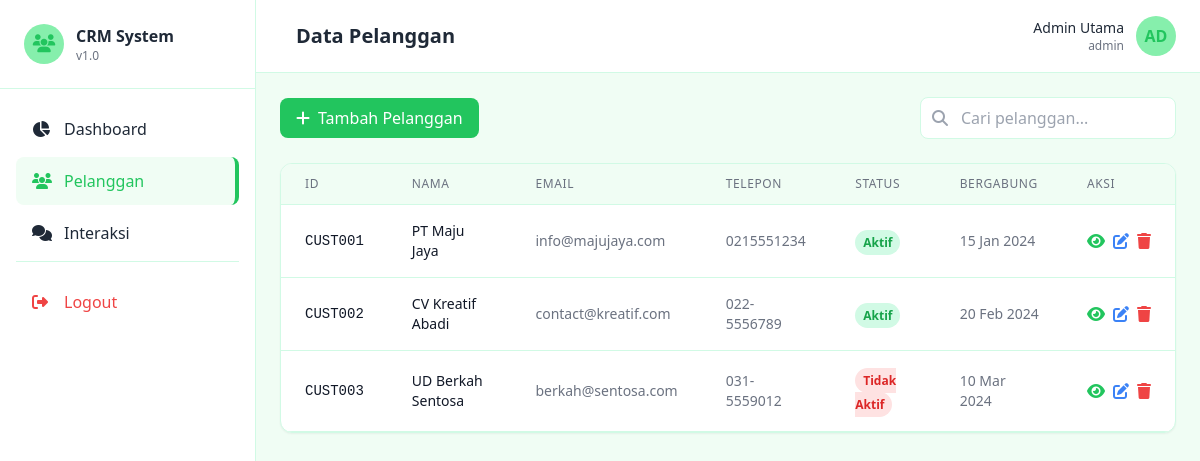
The app's page /customers/index.php (signed in) with its own data.
### tables this page shows
CREATE TABLE `customers` (
  `id` int(11) NOT NULL,
  `customer_code` varchar(20) NOT NULL,
  `nama` varchar(100) NOT NULL,
  `email` varchar(100) DEFAULT NULL,
  `telepon` varchar(20) DEFAULT NULL,
  `alamat` text DEFAULT NULL,
  `kota` varchar(50) DEFAULT NULL,
  `status` enum('aktif','tidak_aktif') DEFAULT 'aktif',
  `join_date` date DEFAULT NULL,
  `created_at` timestamp NOT NULL DEFAULT current_timestamp()
);

### customers/index.php (the view, shortened to what this page needs)
<?php
require_once '../config/database.php';
$page = isset($_GET['page']) ? (int)$_GET['page'] : 1;
$limit = 10;
$offset = ($page - 1) * $limit;
$search = isset($_GET['search']) ? trim($_GET['search']) : '';
$searchCondition = '';
$params = [];
try {
    $sql = "SELECT * FROM customers $searchCondition ORDER BY created_at DESC LIMIT $limit OFFSET $offset";
    $stmt = $pdo->prepare($sql);
    $stmt->execute($params);
    $customers = $stmt->fetchAll();
} catch(PDOException $e) {
    $error = 'Gagal mengambil data pelanggan';
}
?>
<!DOCTYPE html>
<html lang="id">
<head>
    <script src="https://cdn.tailwindcss.com"></script>
    <link rel="stylesheet" href="https://cdnjs.cloudflare.com/ajax/libs/font-awesome/6.5.0/css/all.min.css">
</head>
<body class="bg-[#F0FDF4]">
    <div class="flex h-screen">
        <aside class="sidebar w-64 flex-shrink-0 hidden md:block overflow-y-auto">
            <div class="p-6 border-b border-[#D1FAE5]">
                <div class="flex items-center space-x-3">
                    <div class="w-10 h-10 bg-[#86EFAC] rounded-full flex items-center justify-center">
                        <i class="fas fa-users text-[#22C55E] text-lg"></i>
                    </div>
                    <div>
                        <h2 class="font-bold text-[#1F2937]">CRM System</h2>
                        <p class="text-xs text-gray-500">v1.0</p>
                    </div>
                </div>
            </div>
            <nav class="p-4 space-y-1">
                <a href="../dashboard/index.php" class="sidebar-link flex items-center space-x-3 px-4 py-3 rounded-lg">
                    <i class="fas fa-chart-pie w-5"></i>
                    <span>Dashboard</span>
                </a>
                <a href="index.php" class="sidebar-link active flex items-center space-x-3 px-4 py-3 rounded-lg">
                    <i class="fas fa-users w-5"></i>
                    <span>Pelanggan</span>
                </a>
                <a href="../interactions/index.php" class="sidebar-link flex items-center space-x-3 px-4 py-3 rounded-lg">
                    <i class="fas fa-comments w-5"></i>
                    <span>Interaksi</span>
                </a>
                <div class="pt-4 mt-4 border-t border-[#D1FAE5]">
                    <a href="../auth/logout.php" class="sidebar-link flex items-center space-x-3 px-4 py-3 rounded-lg text-red-500 hover:bg-red-50">
                        <i class="fas fa-sign-out-alt w-5"></i>
                        <span>Logout</span>
                    </a>
                </div>
            </nav>
        </aside>
        <div class="flex-1 overflow-y-auto">
            <header class="bg-white border-b border-[#D1FAE5] px-6 py-4">
                <div class="flex items-center justify-between">
                    <div class="flex items-center space-x-4">
                        <h1 class="text-xl font-semibold text-[#1F2937]">Data Pelanggan</h1>
                    </div>
                    <div class="flex items-center space-x-4">
                        <div class="flex items-center space-x-3">
                            <div class="text-right hidden sm:block">
                                <p class="text-sm font-medium text-[#1F2937]"><?php echo htmlspecialchars($_SESSION['user_nama']); ?></p>
                                <p class="text-xs text-gray-500"><?php echo htmlspecialchars($_SESSION['user_role']); ?></p>
                            </div>
                            <div class="w-10 h-10 bg-[#86EFAC] rounded-full flex items-center justify-center text-[#22C55E] font-bold">
                                <?php echo strtoupper(substr($_SESSION['user_nama'], 0, 2)); ?>
                            </div>
                        </div>
                    </div>
                </div>
            </header>
            <div class="p-6">
                <div class="flex flex-col sm:flex-row justify-between items-start sm:items-center gap-4 mb-6">
                    <div class="flex items-center space-x-2">
                        <a href="create.php" class="btn-primary text-white px-4 py-2 rounded-lg flex items-center space-x-2 transition">
                            <i class="fas fa-plus"></i>
                            <span>Tambah Pelanggan</span>
                        </a>
                    </div>
                    <div class="w-full sm:w-64 relative">
                        <i class="fas fa-search absolute left-3 top-1/2 -translate-y-1/2 text-gray-400"></i>
                        <input type="text" id="searchInput" placeholder="Cari pelanggan..."
                               class="w-full pl-10 pr-4 py-2 border border-[#D1FAE5] rounded-lg focus:outline-none focus:ring-2 focus:ring-[#22C55E]"
                               value="<?php echo htmlspecialchars($search); ?>">
                    </div>
                </div>
                <div class="bg-white rounded-xl shadow-sm border border-[#D1FAE5] overflow-hidden">
                    <div class="overflow-x-auto">
                        <table class="w-full">
                            <thead class="bg-[#F0FDF4] border-b border-[#D1FAE5]">
                                <tr>
                                    <th class="px-6 py-3 text-left text-xs font-medium text-gray-500 uppercase tracking-wider">ID</th>
                                    <th class="px-6 py-3 text-left text-xs font-medium text-gray-500 uppercase tracking-wider">Nama</th>
                                    <th class="px-6 py-3 text-left text-xs font-medium text-gray-500 uppercase tracking-wider hidden md:table-cell">Email</th>
                                    <th class="px-6 py-3 text-left text-xs font-medium text-gray-500 uppercase tracking-wider hidden lg:table-cell">Telepon</th>
                                    <th class="px-6 py-3 text-left text-xs font-medium text-gray-500 uppercase tracking-wider">Status</th>
                                    <th class="px-6 py-3 text-left text-xs font-medium text-gray-500 uppercase tracking-wider hidden sm:table-cell">Bergabung</th>
                                    <th class="px-6 py-3 text-left text-xs font-medium text-gray-500 uppercase tracking-wider">Aksi</th>
                                </tr>
                            </thead>
                            <tbody id="customerTableBody">
                                <?php if (isset($customers) && count($customers) > 0): ?>
                                    <?php foreach ($customers as $customer): ?>
                                    <tr class="border-b border-[#D1FAE5] hover:bg-[#F0FDF4] transition">
                                        <td class="px-6 py-4 text-sm text-gray-900 font-mono"><?php echo htmlspecialchars($customer['customer_code']); ?></td>
                                        <td class="px-6 py-4 text-sm text-gray-900 font-medium"><?php echo htmlspecialchars($customer['nama']); ?></td>
                                        <td class="px-6 py-4 text-sm text-gray-500 hidden md:table-cell"><?php echo htmlspecialchars($customer['email']); ?></td>
                                        <td class="px-6 py-4 text-sm text-gray-500 hidden lg:table-cell"><?php echo htmlspecialchars($customer['telepon']); ?></td>
                                        <td class="px-6 py-4">
                                            <span class="px-2 py-1 text-xs font-semibold rounded-full status-<?php echo $customer['status']; ?>">
                                                <?php echo $customer['status'] == 'aktif' ? 'Aktif' : 'Tidak Aktif'; ?>
                                            </span>
                                        </td>
                                        <td class="px-6 py-4 text-sm text-gray-500 hidden sm:table-cell">
                                            <?php echo date('d M Y', strtotime($customer['join_date'])); ?>
                                        </td>
                                        <td class="px-6 py-4">
                                            <div class="flex items-center space-x-2">
                                                <a href="detail.php?id=<?php echo $customer['id']; ?>"
                                                   class="text-[#22C55E] hover:text-[#16A34A]" title="Detail">
                                                    <i class="fas fa-eye"></i>
                                                </a>
                                                <?php if ($_SESSION['user_role'] === 'admin' || $_SESSION['user_role'] === 'staff'): ?>
                                                <a href="edit.php?id=<?php echo $customer['id']; ?>"
                                                   class="text-blue-500 hover:text-blue-600" title="Edit">
                                                    <i class="fas fa-edit"></i>
                                                </a>
                                                <?php endif; ?>
                                                <?php if ($_SESSION['user_role'] === 'admin'): ?>
                                                <button onclick="confirmDelete(<?php echo $customer['id']; ?>)"
                                                        class="text-red-500 hover:text-red-600" title="Hapus">
                                                    <i class="fas fa-trash"></i>
                                                </button>
                                                <?php endif; ?>
                                            </div>
                                        </td>
                                    </tr>
                                    <?php endforeach; ?>
                                <?php endif; ?>
                            </tbody>
                        </table>
                    </div>
                </div>
            </div>
        </div>
    </div>
</body>
</html>

### customers/index.php (style rules this page uses)
.sidebar { background: #FFFFFF; border-right: 1px solid #D1FAE5; }
.sidebar-link { color: #1F2937; transition: all 0.3s; }
.sidebar-link:hover, .sidebar-link.active { background: #F0FDF4; color: #22C55E; }
.sidebar-link.active { border-right: 4px solid #22C55E; }
.btn-primary { background: #22C55E; }
.status-aktif { background: #D1FAE5; color: #16A34A; }
.status-tidak_aktif { background: #FEE2E2; color: #DC2626; }

### records on screen
customers: customer_code "CUST001", nama "PT Maju Jaya", email "info@majujaya.com", telepon "0215551234", status "Aktif", join_date "15 Jan 2024"
customers: customer_code "CUST002", nama "CV Kreatif Abadi", email "contact@kreatif.com", telepon "022-5556789", status "Aktif", join_date "20 Feb 2024"
customers: customer_code "CUST003", nama "UD Berkah Sentosa", email "berkah@sentosa.com", telepon "031-5559012", status "Tidak Aktif", join_date "10 Mar 2024"

### other values on screen
$_SESSION['user_nama'] "Admin Utama"
$_SESSION['user_role'] "admin"
substr($_SESSION['user_nama'], 0, 2) "AD"
